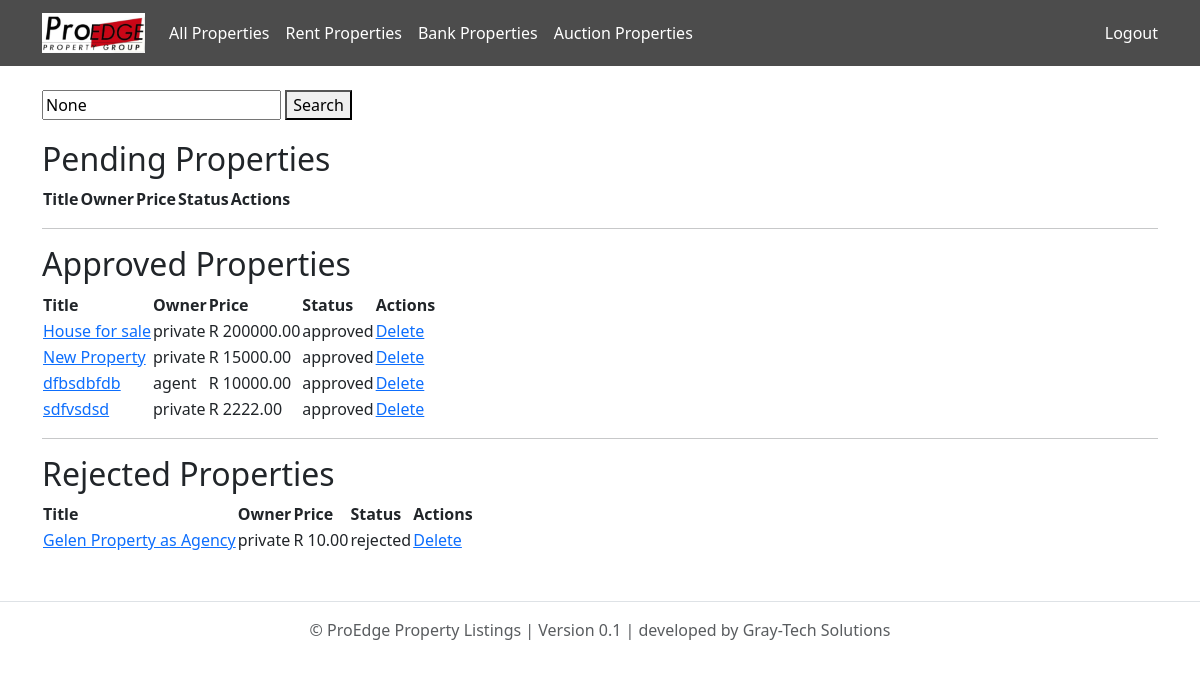
The app's page /adminpanel/properties/ (signed in), older data.
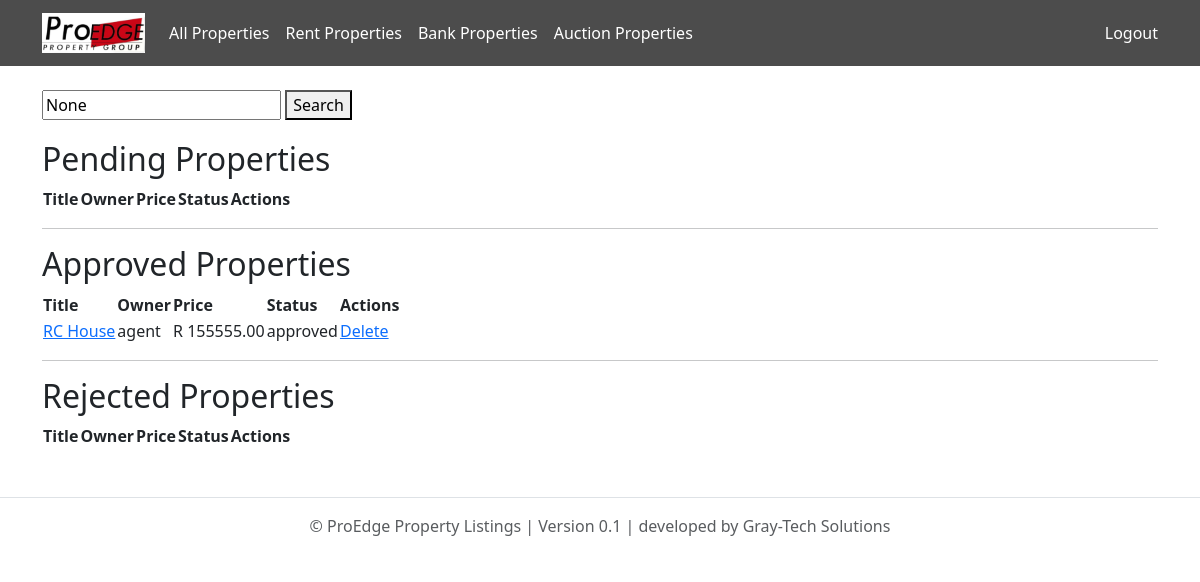
The same page, newer data.
### listings/models.py (models this page shows, shortened)
class Property(models.Model):
    PROPERTY_TYPE_CHOICES = [
        ('house', 'House'),
        ('apartment', 'Apartment'),
        ('land', 'Vacant Land'),
        ('commercial', 'Commercial'),
        ('industrial', 'Industrial'),
    ]
    LISTING_TYPE_CHOICES = [
        ('private', 'Private Seller'),
        ('agent', 'Agent'),
        ('bank', 'Bank Property'),
    ]
    STATUS_CHOICES = [
        ('approved', 'Approved'),
        ('pending', 'Pending'),
        ('rejected', 'Rejected'),
        ('sold', 'Sold'),
    ]
    title = models.CharField(max_length=200)
    description = models.TextField()
    price = models.DecimalField(max_digits=12, decimal_places=2)
    location = models.CharField(max_length=255)
    province = models.CharField(max_length=100)  # Now a free-text field
    area = models.CharField(max_length=100, null=True, blank=True)
    property_type = models.CharField(max_length=20, choices=PROPERTY_TYPE_CHOICES)
    listing_type = models.CharField(max_length=20, choices=LISTING_TYPE_CHOICES, default='')
    status = models.CharField(max_length=20, choices=STATUS_CHOICES)
    latitude = models.DecimalField(max_digits=9, decimal_places=6, null=True, blank=True)
    longitude = models.DecimalField(max_digits=9, decimal_places=6, null=True, blank=True)
    floor_plan = models.FileField(upload_to='floor_plans/', null=True, blank=True)
    number_of_bedrooms = models.PositiveIntegerField(null=True, blank=True)
    number_of_kitchens = models.PositiveIntegerField(null=True, blank=True)
    number_of_bathrooms = models.PositiveIntegerField(null=True, blank=True)
    number_of_garages = models.PositiveIntegerField(null=True, blank=True)
    floor_area_m2 = models.DecimalField(max_digits=10, decimal_places=2, null=True, blank=True)
    erf_size_m2 = models.DecimalField(max_digits=10, decimal_places=2, null=True, blank=True)
    price_per_m2 = models.DecimalField(max_digits=10, decimal_places=2, null=True, blank=True)
    price_per_erf_m2 = models.DecimalField(max_digits=10, decimal_places=2, null=True, blank=True)
    has_parking = models.BooleanField(default=False)
    number_of_parking_slots = models.CharField(max_length=10, blank=True, default="N/A")
    seller = models.ForeignKey(settings.AUTH_USER_MODEL, on_delete=models.CASCADE, related_name='properties')
    buyer = models.ForeignKey(settings.AUTH_USER_MODEL, on_delete=models.SET_NULL, null=True, blank=True, related_name='purchased_properties')
    landlord = models.ForeignKey(settings.AUTH_USER_MODEL, on_delete=models.SET_NULL, null=True, blank=True, related_name='rented_properties')
    tenant = models.ForeignKey(settings.AUTH_USER_MODEL, on_delete=models.SET_NULL, null=True, blank=True, related_name='rented_by_properties')
    agent = models.ForeignKey(settings.AUTH_USER_MODEL, on_delete=models.SET_NULL, null=True, blank=True, related_name='listed_properties')
    bank = models.ForeignKey(settings.AUTH_USER_MODEL, on_delete=models.SET_NULL, null=True, blank=True, related_name='banked_properties')
    auctioneer = models.ForeignKey(settings.AUTH_USER_MODEL, on_delete=models.SET_NULL, null=True, blank=True, related_name='auctioned_properties')
    agency = models.ForeignKey('Agency', on_delete=models.CASCADE, null=True, blank=True, related_name='properties')
    created_at = models.DateTimeField(auto_now_add=True)
    class Meta:
        verbose_name_plural = "Properties"

### adminpanel/views.py (the view, shortened to what this page needs)
# urls.py: path('properties/', views.property_list, name='property_list'),
@staff_required
@staff_required
def property_list(request):
    query = request.GET.get('q')
    approved_properties = Property.objects.filter(status='approved')
    pending_properties = Property.objects.filter(status='pending')
    rejected_properties = Property.objects.filter(status='rejected')
    no_results = (
    not approved_properties.exists() and
    not pending_properties.exists() and
    not rejected_properties.exists()
)
    context = {
    'approved_properties': approved_properties,
    'pending_properties': pending_properties,
    'rejected_properties': rejected_properties,
    'query': query,
    'no_results': no_results,
}
    return render(request, 'adminpanel/property_list.html', context)

### adminpanel/views.py (called while the page is built)
def staff_required(view_func):
    return user_passes_test(lambda u: u.is_staff)(view_func)

### adminpanel/templates/adminpanel/property_list.html (shortened to what this page needs)
{% extends 'base.html' %}
{% block content %}
<form method="get" style="margin-bottom: 20px;">
    <input type="text" name="q" placeholder="Search by title or location" value="{{ query }}">
    <button type="submit">Search</button>
</form>
<h2>Pending Properties</h2>
<table>
    <tr>
        <th>Title</th>
        <th>Owner</th>
        <th>Price</th>
        <th>Status</th>
        <th>Actions</th>
    </tr>
</table>
<hr>
<h2>Approved Properties</h2>
<table>
    <tr>
        <th>Title</th>
        <th>Owner</th>
        <th>Price</th>
        <th>Status</th>
        <th>Actions</th>
    </tr>
    {% for prop in approved_properties %}
    {% if prop.status == 'approved' %}
    <tr>
        <td>
            <a href="{% url 'adminpanel:property_detail' prop.id %}">{{ prop.title }}</a>
        </td>
        <td>{{ prop.listing_type }}</td>
        <td>R {{ prop.price }}</td>
        <td>{{ prop.status }}</td>
        <td>
            <a href="{% url 'adminpanel:delete_property' prop.id %}" onclick="return confirm('Delete this property?');">Delete</a>
        </td>
    </tr>
    {% endif %}
    {% endfor %}
</table>
<hr>
<h2>Rejected Properties</h2>
<table>
    <tr>
        <th>Title</th>
        <th>Owner</th>
        <th>Price</th>
        <th>Status</th>
        <th>Actions</th>
    </tr>
    {% for prop in rejected_properties %}
    {% if prop.status == 'rejected' %}
    <tr>
        <td>
            <a href="{% url 'adminpanel:property_detail' prop.id %}">{{ prop.title }}</a>
        </td>
        <td>{{ prop.listing_type }}</td>
        <td>R {{ prop.price }}</td>
        <td>{{ prop.status }}</td>
        <td>
            <a href="{% url 'adminpanel:delete_property' prop.id %}" onclick="return confirm('Delete this property?');">Delete</a>
        </td>
    </tr>
    {% endif %}
    {% endfor %}
</table>
{% endblock %}

Row changes from the older to the newer data that the page shows:
removed Property: title "House for sale", listing_type "private", price "200000.00", status "approved", shown under "Approved Properties"
removed Property: title "New Property", listing_type "private", price "15000.00", status "approved", shown under "Approved Properties"
removed Property: title "dfbsdbfdb", listing_type "agent", price "10000.00", status "approved", shown under "Approved Properties"
removed Property: title "sdfvsdsd", listing_type "private", price "2222.00", status "approved", shown under "Approved Properties"
removed Property: title "Gelen Property as Agency", listing_type "private", price "10.00", status "rejected", shown under "Rejected Properties"
added Property: title "RC House", listing_type "agent", price "155555.00", status "approved", shown under "Approved Properties"
